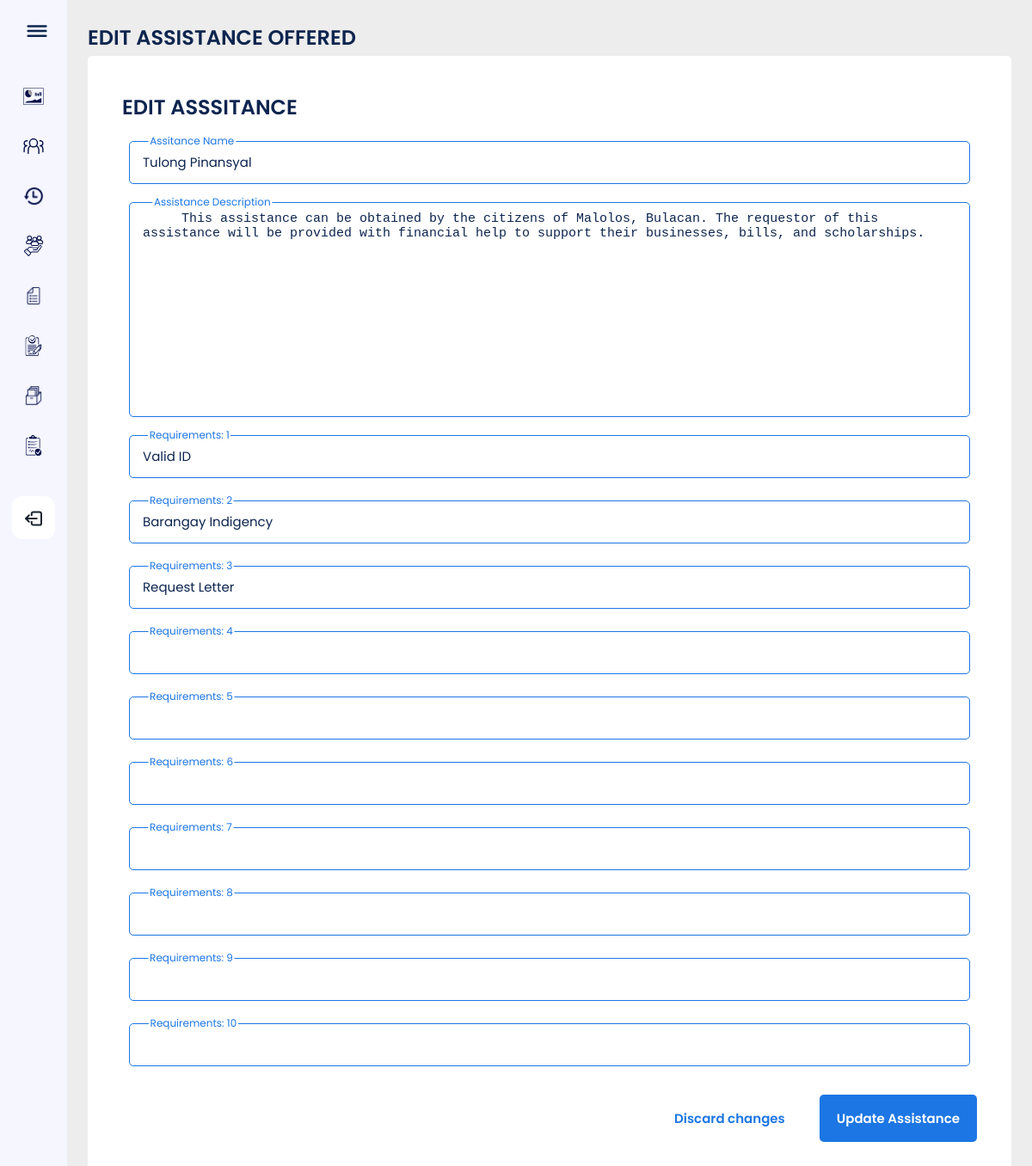
Screenshot of /OrganizationView/OrganizationAssistanceEdit.php?updateID=1 (signed in) with the database file from the repository.
### tables this page shows
CREATE TABLE `assistance_offered` (
  `asst_id` varchar(255) NOT NULL,
  `asst_name` varchar(255) NOT NULL,
  `asst_description` varchar(1000) NOT NULL,
  `org_id` varchar(255) NOT NULL,
  `asst_status` varchar(255) NOT NULL,
  `asst_req1` varchar(255) NOT NULL,
  `asst_req2` varchar(255) NOT NULL,
  `asst_req3` varchar(255) NOT NULL,
  `asst_req4` varchar(255) NOT NULL,
  `asst_req5` varchar(255) NOT NULL,
  `asst_req6` varchar(1000) NOT NULL,
  `asst_req7` varchar(1000) NOT NULL,
  `asst_req8` varchar(1000) NOT NULL,
  `asst_req9` varchar(1000) NOT NULL,
  `asst_req10` varchar(1000) NOT NULL
);

### functions/funcOrganizationAssistanceEdit.php (called while the page is built, shortened)
<?php
$sql = 'SELECT * FROM assistance_offered';
$result = mysqli_query($conn, $sql);
$current_asst = mysqli_fetch_all($result, MYSQLI_ASSOC);
foreach($current_asst as $current_assts){
    $current_asst_id = $current_assts['asst_id'];
    if($current_asst_id == $_SESSION["asst_id"])
    {
        $currentreq_asst_name = $current_assts['asst_name'];
        $currentreq_asst_desc = $current_assts['asst_description'];
        $currentreq_asst_req_1 = $current_assts['asst_req1'];
        $currentreq_asst_req_2 = $current_assts['asst_req2'];
        $currentreq_asst_req_3 = $current_assts['asst_req3'];
        $currentreq_asst_req_4 = $current_assts['asst_req4'];
        $currentreq_asst_req_5 = $current_assts['asst_req5'];
        $currentreq_asst_req_6 = $current_assts['asst_req6'];
        $currentreq_asst_req_7 = $current_assts['asst_req7'];
        $currentreq_asst_req_8 = $current_assts['asst_req8'];
        $currentreq_asst_req_9 = $current_assts['asst_req9'];
        $currentreq_asst_req_10 = $current_assts['asst_req10'];
    }
}
?>

### OrganizationView/OrganizationAssistanceEdit.php (the view, shortened to what this page needs)
<?php
include('../sqlqueries/dbConnect.php');
include('../functions/funcOrganizationAssistanceEdit.php');
?>
<!DOCTYPE html>
<html lang="en" dir="ltr">
  <head>
    <link href="../resources/assets/css/dashboard.css?v=<?php echo time(); ?>" rel="stylesheet">
    <link href="../main.css?v=<?php echo time(); ?>" rel="stylesheet">
</head>
<body>
<?php include('../statics/navBar.php')?>
<section class="home-section">
<h1>EDIT ASSISTANCE OFFERED</h1>
<form  class="white" action="" method="POST" enctype="multipart/form-data" id="form">
<div class="dashboard-organization-details-content">
            <div class="dashboard-organization-details-edits">
                  <h2> EDIT ASSSITANCE</h2>
                            <div class="fillup-input-group">
                                    <input required="" type="text" class="fillup-field" name="asst_name" id="formFileLgLabel" value="<?php echo $currentreq_asst_name ?>">
                                    <label class="fillup-label">Assitance Name</label>
                            </div>
                            <div class="fillup-input-group">
                                  <textarea rows="10" cols="60" type="text" class="fillup-field"  name="asst_desc" id="formFileLgLabel" value=""> <?php echo $currentreq_asst_desc ?>  </textarea>
                                  <label class="fillup-label">Assistance Description</label>
                            </div>
                            <div class="fillup-input-group">
                                  <input  type="text" class="fillup-field" name="req_1" id="formFileLgLabel" value="<?php echo $currentreq_asst_req_1 ?>">
                                  <label class="fillup-label">Requirements: 1</label>
                            </div>
                            <div class="fillup-input-group">
                                  <input  type="text" class="fillup-field" name="req_2" id="formFileLgLabel" value="<?php echo $currentreq_asst_req_2 ?>">
                                  <label class="fillup-label">Requirements: 2</label>
                            </div>
                            <div class="fillup-input-group">
                                  <input  type="text" class="fillup-field" name="req_3" id="formFileLgLabel" value="<?php echo $currentreq_asst_req_3 ?>">
                                  <label class="fillup-label">Requirements: 3</label>
                            </div>
                            <div class="fillup-input-group">
                                  <input  type="text" class="fillup-field" name="req_4" id="formFileLgLabel" value="<?php echo $currentreq_asst_req_4 ?>">
                                  <label class="fillup-label">Requirements: 4</label>
                            </div>
                            <div class="fillup-input-group">
                                  <input  type="text" class="fillup-field" name="req_5" id="formFileLgLabel" value="<?php echo $currentreq_asst_req_5 ?>">
                                  <label class="fillup-label">Requirements: 5</label>
                            </div>
              				 <div class="fillup-input-group">
                                  <input  type="text" class="fillup-field" name="req_6" id="formFileLgLabel" value="<?php echo $currentreq_asst_req_6 ?>">
                                  <label class="fillup-label">Requirements: 6</label>
                            </div>
                            <div class="fillup-input-group">
                                  <input  type="text" class="fillup-field" name="req_7" id="formFileLgLabel" value="<?php echo $currentreq_asst_req_7 ?>">
                                  <label class="fillup-label">Requirements: 7</label>
                            </div>
                            <div class="fillup-input-group">
                                  <input  type="text" class="fillup-field" name="req_8" id="formFileLgLabel" value="<?php echo $currentreq_asst_req_8 ?>">
                                  <label class="fillup-label">Requirements: 8</label>
                            </div>
                            <div class="fillup-input-group">
                                  <input  type="text" class="fillup-field" name="req_9" id="formFileLgLabel" value="<?php echo $currentreq_asst_req_9 ?>">
                                  <label class="fillup-label">Requirements: 9 </label>
                            </div>
              				<div class="fillup-input-group">
                                  <input  type="text" class="fillup-field" name="req_10" id="formFileLgLabel" value="<?php echo $currentreq_asst_req_10 ?>">
                                  <label class="fillup-label">Requirements: 10</label>
                            </div>
            </div>
                            <div class="dashboard-organization-button-placements">
                                  <button class="button-tertiary" ><a href="../OrganizationView/OrganizationAssistance.php">Discard changes</a> </button>
                                  <button  class='button-quatary' id="submit_request" type="submit" name="submit" value="Update Assistance"> Update Assistance</button>
                            </div>
</div>
</form>
</section>
</body>
</html>

### resources/assets/css/dashboard.css (style rules this page uses)
.home-section { padding: 2%; position: relative; background: var(--cultured); min-height: 100vh; top: 0; left: 7.8rem; width: calc(100% - 7.8rem); transition: all 0.5s ease; z-index: 2; color: var(--secondary-darkblue-); }

### rows the page displays
assistance_offered: asst_name "Tulong Pinansyal", asst_desc "This assistance can be obtained by the citizens of Malolos, Bulacan. The requestor of this assistance will be provided with financial help to support their businesses, bills, and scholarships.", req_1 "Valid ID", req_2 "Barangay Indigency", req_3 "Request Letter"
